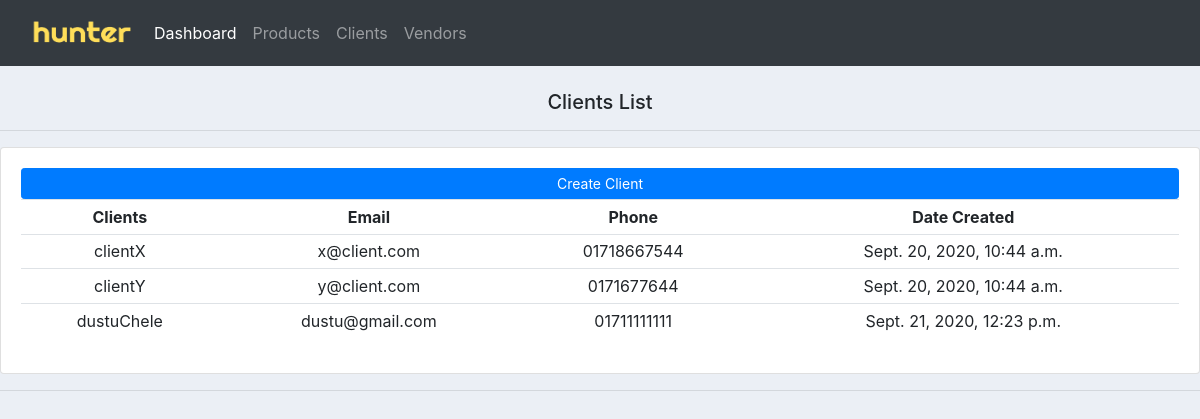
/clients/, run on the app's committed database.
### accounts/models.py (models this page shows, shortened)
class Client(models.Model):
    name = models.CharField(max_length=50, null=True)
    email = models.CharField(max_length=50, null=True)
    phone = models.CharField(max_length=11, null=True)
    date_created = models.DateTimeField(auto_now_add=True, null=True)

### accounts/views.py (the view)
# urls.py: path('clients/', views.clients,name='clients'),
def clients(request):
    client_orders = Client_Order.objects.all()
    clients = Client.objects.all()
    context = {'client_orders':client_orders,'clients':clients}
    return render(request,'accounts/clients.html',context)

### accounts/templates/accounts/clients.html
{%  extends 'accounts/main.html' %}
{% block content %}
	<br>
	<div class="row">
	    <div class="col-md text-center">
	        <h5>Clients List</h5>
	        <hr>
	        <div class="card card-body">
	            <a href="{% url 'createClient' %}" class="btn btn-primary btn-sm btn-block">Create Client</a>
	            <table class="table table-sm ">
	                <tr>
	                    <th>Clients</th>
	                    <th>Email</th>
											<th>Phone</th>
											<th>Date Created</th>
	                </tr>
	                {% for i in clients %}
	                <tr>
	                  <td>{{i.name}}</td>
	                  <td>{{i.email}}</td>
	                  <td>{{i.phone}}</td>
										<td>{{i.date_created}}</td>
	                </tr>
	                {% endfor %}
	            </table>
	        </div>
	    </div>
	</div>
{% endblock %}

### static/css/main.css (style rules this page uses)
body { background-color: #ebeff5; }

### data on the page
Client: name "clientX", email "x@client.com", phone "01718667544", date_created "Sept. 20, 2020, 10:44 a.m."
Client: name "clientY", email "y@client.com", phone "0171677644", date_created "Sept. 20, 2020, 10:44 a.m."
Client: name "dustuChele", email "dustu@gmail.com", phone "01711111111", date_created "Sept. 21, 2020, 12:23 p.m."
